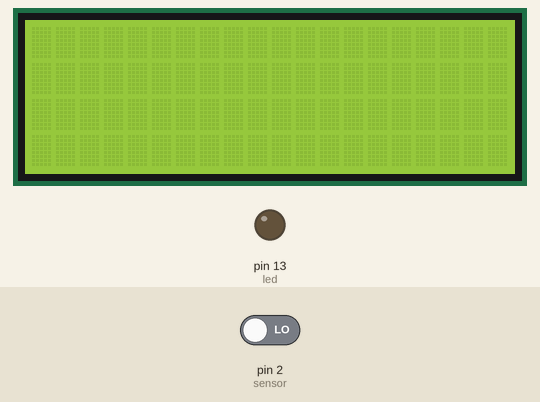
This sketch was run on a simulated Arduino Uno, built with avr-gcc and run on an emulated ATmega328P. Shown: 20×4 character LCD, output pins drawn as LEDs (lit = HIGH). The inputs (shaded band) are chosen by the test bench; at power-on: pin 2 (sensor) LOW. What the sketch prints to the serial monitor is not drawn.

Above: at 1.2 s.
1.3 s: pin 2 (sensor) driven HIGH
At 3.3 s:
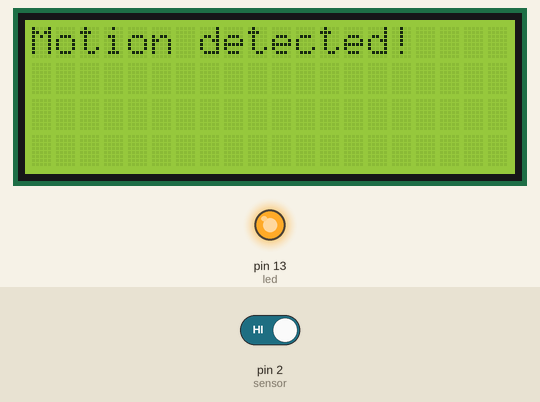
4.0 s: pin 2 (sensor) driven LOW
At 5.8 s:
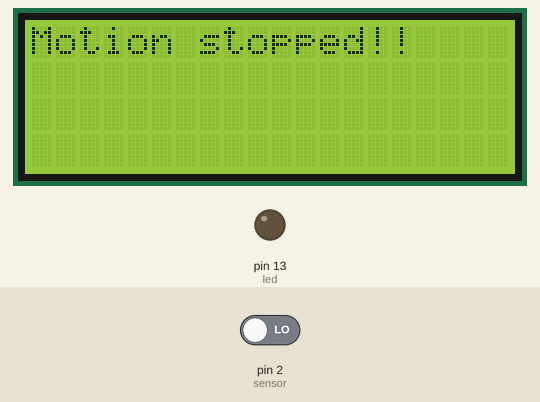
6.5 s: pin 2 (sensor) driven HIGH
At 6.9 s:
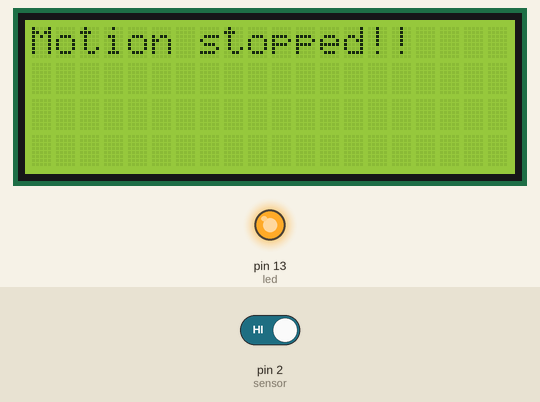
Timing chart, 0 to 9.5 s (numbered marks = the images above; inputs shaded):
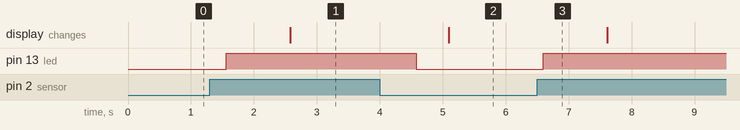

The sketch:

pir.ino
```cpp
#include <LiquidCrystal_I2C.h>
int led = 13;                // the pin that the LED is atteched to
int sensor = 2;              // the pin that the sensor is atteched to
int state = LOW;             // by default, no motion detected
int val = 0;                 // variable to store the sensor status (value)

LiquidCrystal_I2C lcd(0x27,20,4);

void setup() {
  lcd.init();
  lcd.backlight();
  pinMode(led, OUTPUT);      // initalize LED as an output
  pinMode(sensor, INPUT);    // initialize sensor as an input
  Serial.begin(9600);        // initialize serial
}

void loop(){


  val = digitalRead(sensor);   // read sensor value
  if (val == HIGH) {           // check if the sensor is HIGH
    digitalWrite(led, HIGH);   // turn LED ON
    delay(1000);                // delay 100 milliseconds

    if (state == LOW) {
      Serial.println("Motion detected!");
      lcd.setCursor(0,0);
      lcd.print("Motion detected!");
      state = HIGH;       // update variable state to HIGH
    }
  }
  else {
      digitalWrite(led, LOW); // turn LED OFF
      delay(500);             // delay 200 milliseconds

      if (state == HIGH){
        Serial.println("Motion stopped!");
        lcd.setCursor(0,0);
        lcd.print("Motion stopped!");
        state = LOW;       // update variable state to LOW
    }
  }
}
```

Measured:
- after the input at 1.3 s, pin 13 (led): LOW → HIGH after 0.26 s; the display: changes after 1.3 s (image 1)
- after the input at 4.0 s, pin 13 (led): HIGH → LOW after 0.58 s; the display: changes after 1.1 s (image 2)
- after the input at 6.5 s, pin 13 (led): LOW → HIGH after 0.09 s
